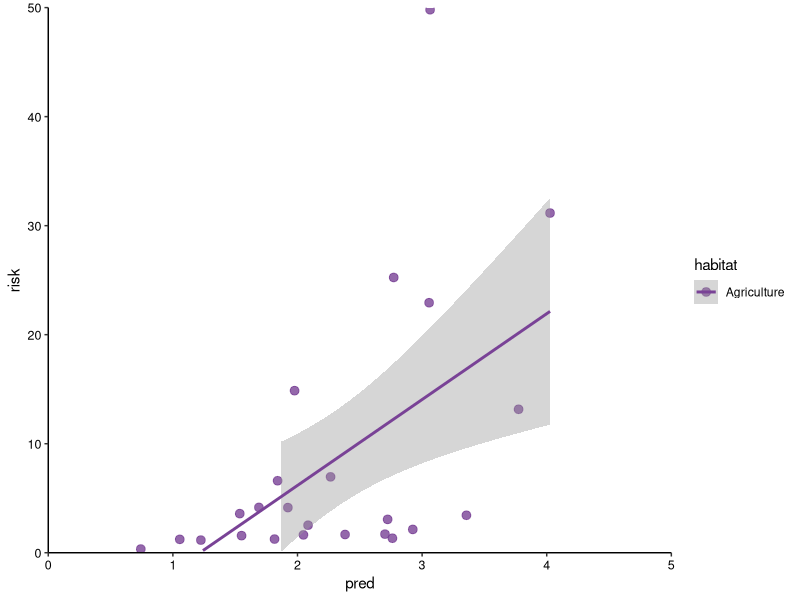

Here is the R script that generated this plot:
setwd("D:/R/LAKE/LM")

# Load package
library(ggplot2)
library(ggpubr)
library(car)
library(patchwork)

Agriculture <- read.csv("demo.csv",row.names = 1)



#calculate R2 and P value
fit_lm<-lm(cent~gene, data = Agriculture)
summary(fit_lm)
lm(formula = Agriculture$cent ~ Agriculture$gene)
#Draw a picture
p1 <- ggplot(Agriculture,aes(x=gene,y=cent))+
  geom_point(size=2.6,aes(color=habitat),alpha=0.8)+
  geom_smooth(aes(color=habitat), method = 'lm', se = T, level=0.95,size=1.0) +
  scale_color_manual(values=c("#794296"))+
  scale_y_continuous(expand = c(0, 0), limit = c(0,50))+
  scale_x_continuous(expand = c(0, 0), limit = c(0,5))+
  theme_classic()+labs(y="risk",x="pred")+
  annotate('text', label = 'Adjusted R2 0.2124 , p-value < 0.001 , y = -0.033x + 2.6', x =0.5, y = 90000, size =3.7,color="black")+
  theme(axis.text=element_text(colour='black',size=9))+
  theme(panel.grid.major=element_blank(),panel.grid.minor=element_blank())
p1